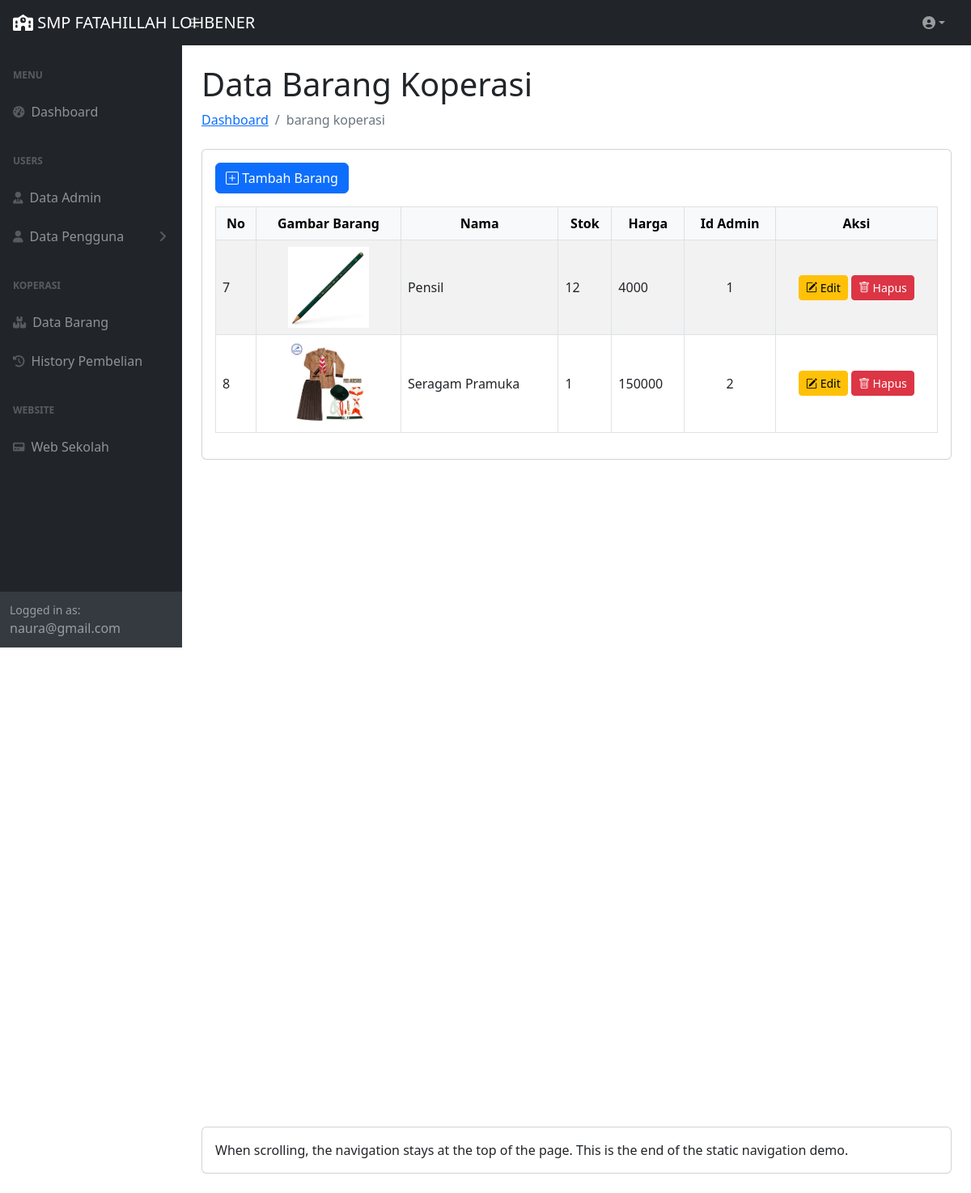
Screenshot of /page/barang/barang.php (signed in) with the database file from the repository.
### tables this page shows
CREATE TABLE `barang` (
  `no_barang` int(3) NOT NULL,
  `gambar` varchar(255) NOT NULL,
  `nama_barang` varchar(255) NOT NULL,
  `stok` int(5) NOT NULL,
  `harga` double NOT NULL,
  `id_admin` int(2) DEFAULT NULL
);

### page/barang/barang.php (the view, shortened to what this page needs)
<?php
include '../../koneksi.php';
$query = "SELECT * FROM barang";
$result = $koneksi->query($query);
?>
<!DOCTYPE>
<html>
    <head>
    <link href="../../assets/css/styles.css" rel="stylesheet" />
    </head>
    <body class="sb-nav-fixed">
        <main>
            <div class="container-fluid px-4">
                <h1 class="mt-4">Data Barang Koperasi</h1>
                <ol class="breadcrumb mb-4">
                    <li class="breadcrumb-item"><a href="../../index.php">Dashboard</a></li>
                    <li class="breadcrumb-item active">barang koperasi</li>
                </ol>
                <div class="card mb-4">
                    <div class="card-body">
                        <a href="tambah.php" class="btn btn-primary mb-3"><i class="bi bi-plus-square"></i> Tambah Barang</a>
                        <table class="table table-bordered table-striped table-hover align-middle">
                            <thead class="table-light">
                                <tr align="center">
                                    <th>No</th>
                                    <th>Gambar Barang</th>
                                    <th>Nama</th>
                                    <th>Stok</th>
                                    <th>Harga</th>
                                    <th>Id Admin</th>
                                    <th>Aksi</th>
                                </tr>
                            </thead>
                            <tbody>
                                <?php while ($row = $result->fetch_assoc()): ?>
                                <tr>
                                    <td><?= htmlspecialchars($row['no_barang']) ?></td>
                                    <td class="text-center">
                                        <?php if (!empty($row['gambar'])): ?>
                                            <img src="../../img/<?php echo $row['gambar']; ?>" alt="Gambar Barang" style="width: 100px; height: auto;">
                                        <?php else: ?>
                                            <span>Tidak ada gambar</span>
                                        <?php endif; ?>
                                    </td>
                                    <td><?= htmlspecialchars($row['nama_barang']) ?></td>
                                    <td><?= htmlspecialchars($row['stok']) ?></td>
                                    <td><?= htmlspecialchars($row['harga']) ?></td>
                                    <td class="text-center"><?= htmlspecialchars($row['id_admin']) ?></td>
                                    <td class="text-center">
                                        <a href="edit.php?id=<?= $row['no_barang'] ?>" class="btn btn-sm btn-warning"><i class="bi bi-pencil-square"></i> Edit</a>
                                        <a href="hapus.php?id=<?= $row['no_barang'] ?>" class="btn btn-sm btn-danger" onclick="return confirm('Apakah Anda yakin ingin menghapus pengguna ini?')"><i class="bi bi-trash"></i> Hapus</a>
                                    </td>
                                </tr>
                                <?php endwhile; ?>
                            </tbody>
                        </table>
                    </div>
                </div>
                <div style="height: 100vh"></div>
                <div class="card mb-4"><div class="card-body">When scrolling, the navigation stays at the top of the page. This is the end of the static navigation demo.</div></div>
            </div>
        </main>
    </body>
</html>
<?php
$content = ob_get_clean();
include '../../layout.php';
?>

### layout.php (shortened to what this page needs)
<!DOCTYPE html>
<html lang="en">
<head>
    <link href="https://cdn.jsdelivr.net/npm/bootstrap@5.3.0/dist/css/bootstrap.min.css" rel="stylesheet">
    <link rel="stylesheet" href="https://cdn.jsdelivr.net/npm/bootstrap-icons@1.11.3/font/bootstrap-icons.min.css">
    <link href="https://cdn.jsdelivr.net/npm/simple-datatables@7.1.2/dist/style.min.css" rel="stylesheet" />
    <link href="assets/css/styles.css" rel="stylesheet" />
</head>
<body class="sb-nav-fixed">
    <nav class="sb-topnav navbar navbar-expand navbar-dark bg-dark">
        <a class="navbar-brand ps-3" href="index.html"><i class="fa-solid fa-school"></i> SMP FATAHILLAH LOHBENER</a>
        <button class="btn btn-link btn-sm order-1 order-lg-0 me-4 me-lg-0" id="sidebarToggle" href="#!"><i class="fas fa-bars"></i></button>
        <ul class="navbar-nav ms-auto ms-md-0 me-3 me-lg-4">
            <li class="nav-item dropdown">
                <a class="nav-link dropdown-toggle" id="navbarDropdown" href="#" role="button" data-bs-toggle="dropdown" aria-expanded="false"><i class="fa-solid fa-circle-user"></i></a>
            </li>
        </ul>
    </nav>
        <div id="layoutSidenav">
            <div id="layoutSidenav_nav">
                <?php include 'nav.php'; ?>
            </div>
            <div id="layoutSidenav_content">
                <main>
                    <?php if (isset($content)) echo $content; ?>
                </main>
            </div>
        </div>
</body>
</html>

### nav.php (shortened to what this page needs)
<nav class="sb-sidenav accordion sb-sidenav-dark" id="sidenavAccordion">
    <div class="sb-sidenav-menu">
        <div class="nav">
            <div class="sb-sidenav-menu-heading">Menu</div>
            <a class="nav-link" href="index.php">
                <div class="sb-nav-link-icon"><i class="fas fa-tachometer-alt"></i></div>
                Dashboard
            </a>
            <div class="sb-sidenav-menu-heading">Users</div>
            <a class="nav-link" href="page/admin/admin.php">
                <div class="sb-nav-link-icon"><i class="fa-solid fa-user-tie"></i></div>
                Data Admin
            </a>
            <a class="nav-link collapsed" href="#" data-bs-toggle="collapse" data-bs-target="#collapseLayouts" aria-expanded="false" aria-controls="collapseLayouts">
                <div class="sb-nav-link-icon"><i class="fa-solid fa-user"></i></div>
                Data Pengguna
                <div class="sb-sidenav-collapse-arrow"><i class="fas fa-angle-down"></i></div>
            </a>
            <div class="sb-sidenav-menu-heading">Koperasi</div>
            <a class="nav-link" href="page/barang/barang.php">
                <div class="sb-nav-link-icon"><i class="fa-solid fa-boxes-stacked"></i></div>
                Data Barang
            </a>
            <a class="nav-link" href="page/history/history_pembelian.php">
                <div class="sb-nav-link-icon"><i class="fas fa-history"></i></div>
                History Pembelian
            </a>
            <div class="sb-sidenav-menu-heading">Website</div>
            <a class="nav-link" href="../front/index.html">
                <div class="sb-nav-link-icon"><i class="fa-solid fa-pager"></i></div>
                Web Sekolah
            </a>
        </div>
    </div>
    <div class="sb-sidenav-footer">
        <div class="small">Logged in as:</div>
        <?php echo $_SESSION["email"]; ?>
    </div>
</nav>

### rows the page displays
barang: no_barang "7", gambar (picture), nama_barang "Pensil", stok "12", harga "4000", id_admin "1"
barang: no_barang "8", gambar (picture), nama_barang "Seragam Pramuka", stok "1", harga "150000", id_admin "2"

### other values shown
$_SESSION["email"] "naura@gmail.com"
